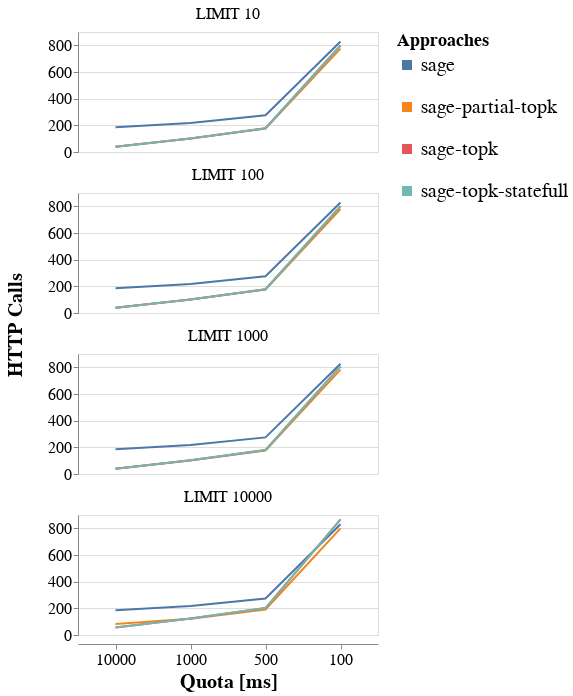

Write notebook code for a chart like this one.
### Markdown cell above
## Impact on number of HTTP Calls

### Code cell
alt.Chart(df).properties(height=120, width=300).mark_line().encode(
    x=alt.X(
        "quota:N",
        title="Quota [ms]",
        sort=["10000", "1000", "500", "100"],
        axis=alt.Axis(labelAngle=0, titleFontSize=20, labelFontSize=16)
    ),
    y=alt.Y(
        "http_calls:Q",
        title=None,
        scale=alt.Scale(zero=False),
        axis=alt.Axis(titleFontSize=20, labelFontSize=16)
    ),
    color=alt.Color(
        "approach:N",
        legend=alt.Legend(
            title="Approaches",
            labelFontSize=20,
            titleFontSize=18,
            labelLimit=300,
            symbolStrokeWidth=10
        )
    )
).facet(
    row=alt.Row(
        field=alt.Field("limit"),
        header=alt.Header(
            title="HTTP Calls",
            labels=True,
            labelOrient="top",
            titleFontSize=20,
            labelFontSize=16
        )
    ),
    spacing=5
).resolve_scale(
    y="independent"
).resolve_scale(
    y="independent"
)

### Figure 1 — Vega-Lite specification as saved in the notebook (floating-point values rounded to 4 significant figures)
{"config": {"view": {"continuousWidth": 400, "continuousHeight": 300}}, "data": {"name": "data-3a2548bde2daa34ffacee1588abfd234"}, "facet": {"row": {"field": "limit", "header": {"labelFontSize": 16, "labelOrient": "top", "labels": true, "title": "HTTP Calls", "titleFontSize": 20}}}, "spec": {"mark": "line", "encoding": {"color": {"field": "approach", "legend": {"labelFontSize": 20, "labelLimit": 300, "symbolStrokeWidth": 10, "title": "Approaches", "titleFontSize": 18}, "type": "nominal"}, "x": {"axis": {"labelAngle": 0, "labelFontSize": 16, "titleFontSize": 20}, "field": "quota", "sort": ["10000", "1000", "500", "100"], "title": "Quota [ms]", "type": "nominal"}, "y": {"axis": {"labelFontSize": 16, "titleFontSize": 20}, "field": "http_calls", "scale": {"zero": false}, "title": null, "type": "quantitative"}}, "height": 120, "width": 300}, "resolve": {"scale": {"y": "independent"}}, "spacing": 5, "$schema": "https://vega.github.io/schema/vega-lite/v4.17.0.json", "datasets": {"data-3a2548bde2daa34ffacee1588abfd234": [{"approach": "sage", "quota": "100", "limit": "LIMIT 10", "run": 2.0, "execution_time": 102.7, "data_transfer": 625.1, "http_calls": 829.3, "solutions": 400.0, "resuming_time": 1.269, "saving_time": 0.1514}, {"approach": "sage", "quota": "100", "limit": "LIMIT 100", "run": 2.0, "execution_time": 103.2, "data_transfer": 625.1, "http_calls": 828.3, "solutions": 3558.0, "resuming_time": 1.304, "saving_time": 0.154}, {"approach": "sage", "quota": "100", "limit": "LIMIT 1000", "run": 2.0, "execution_time": 103.8, "data_transfer": 625.1, "http_calls": 827.3, "solutions": 29780.0, "resuming_time": 1.278, "saving_time": 0.154}, {"approach": "sage", "quota": "100", "limit": "LIMIT 10000", "run": 2.0, "execution_time": 106.6, "data_transfer": 625.1, "http_calls": 830.0, "solutions": 199200.0, "resuming_time": 1.283, "saving_time": 0.1569}, {"approach": "sage", "quota": "1000", "limit": "LIMIT 10", "run": 2.0, "execution_time": 98.52, "data_transfer": 621.7, "http_calls": 218.3, "solutions": 400.0, "resuming_time": 0.6556, "saving_time": 0.03911}, {"approach": "sage", "quota": "1000", "limit": "LIMIT 100", "run": 2.0, "execution_time": 98.5, "data_transfer": 621.7, "http_calls": 218.0, "solutions": 3558.0, "resuming_time": 0.6366, "saving_time": 0.03968}, {"approach": "sage", "quota": "1000", "limit": "LIMIT 1000", "run": 2.0, "execution_time": 98.29, "data_transfer": 621.7, "http_calls": 218.3, "solutions": 29780.0, "resuming_time": 0.6416, "saving_time": 0.03949}, {"approach": "sage", "quota": "1000", "limit": "LIMIT 10000", "run": 2.0, "execution_time": 101.1, "data_transfer": 621.7, "http_calls": 218.0, "solutions": 199200.0, "resuming_time": 0.6365, "saving_time": 0.03953}, {"approach": "sage", "quota": "10000", "limit": "LIMIT 10", "run": 2.0, "execution_time": 98.73, "data_transfer": 621.6, "http_calls": 186.0, "solutions": 400.0, "resuming_time": 0.6281, "saving_time": 0.03245}, {"approach": "sage", "quota": "10000", "limit": "LIMIT 100", "run": 2.0, "execution_time": 97.89, "data_transfer": 621.6, "http_calls": 186.0, "solutions": 3558.0, "resuming_time": 0.6252, "saving_time": 0.03284}, {"approach": "sage", "quota": "10000", "limit": "LIMIT 1000", "run": 2.0, "execution_time": 98.62, "data_transfer": 621.6, "http_calls": 186.0, "solutions": 29780.0, "resuming_time": 0.6437, "saving_time": 0.03266}, {"approach": "sage", "quota": "10000", "limit": "LIMIT 10000", "run": 2.0, "execution_time": 101.0, "data_transfer": 621.6, "http_calls": 186.0, "solutions": 199200.0, "resuming_time": 0.6427, "saving_time": 0.03213}, {"approach": "sage", "quota": "500", "limit": "LIMIT 10", "run": 2.0, "execution_time": 99.12, "data_transfer": 622.0, "http_calls": 275.7, "solutions": 400.0, "resuming_time": 0.6952, "saving_time": 0.05161}, {"approach": "sage", "quota": "500", "limit": "LIMIT 100", "run": 2.0, "execution_time": 99.2, "data_transfer": 622.0, "http_calls": 275.0, "solutions": 3558.0, "resuming_time": 0.7164, "saving_time": 0.05122}, {"approach": "sage", "quota": "500", "limit": "LIMIT 1000", "run": 2.0, "execution_time": 99.36, "data_transfer": 622.0, "http_calls": 274.7, "solutions": 29780.0, "resuming_time": 0.6874, "saving_time": 0.05059}, {"approach": "sage", "quota": "500", "limit": "LIMIT 10000", "run": 2.0, "execution_time": 101.8, "data_transfer": 622.0, "http_calls": 273.7, "solutions": 199200.0, "resuming_time": 0.6822, "saving_time": 0.05039}, {"approach": "sage-partial-topk", "quota": "100", "limit": "LIMIT 10", "run": 2.0, "execution_time": 82.23, "data_transfer": 4.958, "http_calls": 775.7, "solutions": 400.0, "resuming_time": 3.638, "saving_time": 0.1598}, {"approach": "sage-partial-topk", "quota": "100", "limit": "LIMIT 100", "run": 2.0, "execution_time": 83.59, "data_transfer": 8.691, "http_calls": 778.7, "solutions": 3558.0, "resuming_time": 3.952, "saving_time": 0.1626}, {"approach": "sage-partial-topk", "quota": "100", "limit": "LIMIT 1000", "run": 2.0, "execution_time": 85.14, "data_transfer": 40.45, "http_calls": 783.0, "solutions": 29780.0, "resuming_time": 3.9, "saving_time": 0.1604}, {"approach": "sage-partial-topk", "quota": "100", "limit": "LIMIT 10000", "run": 2.0, "execution_time": 97.78, "data_transfer": 185.4, "http_calls": 799.3, "solutions": 199200.0, "resuming_time": 3.972, "saving_time": 0.1619}, {"approach": "sage-partial-topk", "quota": "1000", "limit": "LIMIT 10", "run": 2.0, "execution_time": 76.24, "data_transfer": 0.6777, "http_calls": 102.0, "solutions": 400.0, "resuming_time": 0.58, "saving_time": 0.01762}, {"approach": "sage-partial-topk", "quota": "1000", "limit": "LIMIT 100", "run": 2.0, "execution_time": 76.75, "data_transfer": 3.047, "http_calls": 102.0, "solutions": 3558.0, "resuming_time": 0.6016, "saving_time": 0.01616}, {"approach": "sage-partial-topk", "quota": "1000", "limit": "LIMIT 1000", "run": 2.0, "execution_time": 78.43, "data_transfer": 21.82, "http_calls": 102.0, "solutions": 29780.0, "resuming_time": 0.6224, "saving_time": 0.0162}, {"approach": "sage-partial-topk", "quota": "1000", "limit": "LIMIT 10000", "run": 2.0, "execution_time": 91.23, "data_transfer": 202.9, "http_calls": 122.0, "solutions": 199200.0, "resuming_time": 0.6822, "saving_time": 0.02093}, {"approach": "sage-partial-topk", "quota": "10000", "limit": "LIMIT 10", "run": 2.0, "execution_time": 77.03, "data_transfer": 0.2376, "http_calls": 40.0, "solutions": 400.0, "resuming_time": 0.2761, "saving_time": 1.216e-05}, {"approach": "sage-partial-topk", "quota": "10000", "limit": "LIMIT 100", "run": 2.0, "execution_time": 77.39, "data_transfer": 1.741, "http_calls": 40.0, "solutions": 3558.0, "resuming_time": 0.2819, "saving_time": 1.303e-05}, {"approach": "sage-partial-topk", "quota": "10000", "limit": "LIMIT 1000", "run": 2.0, "execution_time": 79.24, "data_transfer": 13.12, "http_calls": 40.0, "solutions": 29780.0, "resuming_time": 0.3168, "saving_time": 1.454e-05}, {"approach": "sage-partial-topk", "quota": "10000", "limit": "LIMIT 10000", "run": 2.0, "execution_time": 91.04, "data_transfer": 211.1, "http_calls": 83.0, "solutions": 199200.0, "resuming_time": 0.4737, "saving_time": 0.0109}, {"approach": "sage-partial-topk", "quota": "500", "limit": "LIMIT 10", "run": 2.0, "execution_time": 76.93, "data_transfer": 1.155, "http_calls": 176.0, "solutions": 400.0, "resuming_time": 0.9386, "saving_time": 0.03449}, {"approach": "sage-partial-topk", "quota": "500", "limit": "LIMIT 100", "run": 2.0, "execution_time": 77.24, "data_transfer": 3.782, "http_calls": 176.0, "solutions": 3558.0, "resuming_time": 0.9305, "saving_time": 0.03321}, {"approach": "sage-partial-topk", "quota": "500", "limit": "LIMIT 1000", "run": 2.0, "execution_time": 79.54, "data_transfer": 26.0, "http_calls": 176.3, "solutions": 29780.0, "resuming_time": 1.01, "saving_time": 0.03419}, {"approach": "sage-partial-topk", "quota": "500", "limit": "LIMIT 10000", "run": 2.0, "execution_time": 91.61, "data_transfer": 197.8, "http_calls": 191.0, "solutions": 199200.0, "resuming_time": 1.04, "saving_time": 0.03643}, {"approach": "sage-topk", "quota": "100", "limit": "LIMIT 10", "run": 2.0, "execution_time": 84.45, "data_transfer": 12.81, "http_calls": 799.0, "solutions": 400.0, "resuming_time": 4.007, "saving_time": 0.259}, {"approach": "sage-topk", "quota": "100", "limit": "LIMIT 100", "run": 2.0, "execution_time": 87.71, "data_transfer": 84.65, "http_calls": 799.7, "solutions": 3558.0, "resuming_time": 4.923, "saving_time": 0.9698}, {"approach": "sage-topk", "quota": "100", "limit": "LIMIT 1000", "run": 2.0, "execution_time": 115.9, "data_transfer": 754.1, "http_calls": 809.0, "solutions": 29780.0, "resuming_time": 14.84, "saving_time": 8.655}, {"approach": "sage-topk", "quota": "100", "limit": "LIMIT 10000", "run": 2.0, "execution_time": 327.5, "data_transfer": 6584.0, "http_calls": 866.7, "solutions": 199200.0, "resuming_time": 82.73, "saving_time": 70.25}, {"approach": "sage-topk", "quota": "1000", "limit": "LIMIT 10", "run": 2.0, "execution_time": 77.42, "data_transfer": 1.22, "http_calls": 102.0, "solutions": 400.0, "resuming_time": 0.5831, "saving_time": 0.02465}, {"approach": "sage-topk", "quota": "1000", "limit": "LIMIT 100", "run": 2.0, "execution_time": 77.8, "data_transfer": 8.301, "http_calls": 102.0, "solutions": 3558.0, "resuming_time": 0.6466, "saving_time": 0.08245}, {"approach": "sage-topk", "quota": "1000", "limit": "LIMIT 1000", "run": 2.0, "execution_time": 81.91, "data_transfer": 71.94, "http_calls": 103.0, "solutions": 29780.0, "resuming_time": 1.5, "saving_time": 0.628}, {"approach": "sage-topk", "quota": "1000", "limit": "LIMIT 10000", "run": 2.0, "execution_time": 107.8, "data_transfer": 654.0, "http_calls": 124.0, "solutions": 199200.0, "resuming_time": 7.703, "saving_time": 6.347}, {"approach": "sage-topk", "quota": "10000", "limit": "LIMIT 10", "run": 2.0, "execution_time": 76.39, "data_transfer": 0.1919, "http_calls": 40.0, "solutions": 400.0, "resuming_time": 0.2982, "saving_time": 1.407e-05}, {"approach": "sage-topk", "quota": "10000", "limit": "LIMIT 100", "run": 2.0, "execution_time": 76.97, "data_transfer": 1.346, "http_calls": 40.0, "solutions": 3558.0, "resuming_time": 0.2763, "saving_time": 1.367e-05}, {"approach": "sage-topk", "quota": "10000", "limit": "LIMIT 1000", "run": 2.0, "execution_time": 78.39, "data_transfer": 9.938, "http_calls": 40.0, "solutions": 29780.0, "resuming_time": 0.2788, "saving_time": 1.383e-05}, {"approach": "sage-topk", "quota": "10000", "limit": "LIMIT 10000", "run": 2.0, "execution_time": 85.62, "data_transfer": 61.24, "http_calls": 56.0, "solutions": 199200.0, "resuming_time": 0.3715, "saving_time": 0.004045}, {"approach": "sage-topk", "quota": "500", "limit": "LIMIT 10", "run": 2.0, "execution_time": 78.81, "data_transfer": 2.458, "http_calls": 178.0, "solutions": 400.0, "resuming_time": 1.062, "saving_time": 0.05217}, {"approach": "sage-topk", "quota": "500", "limit": "LIMIT 100", "run": 2.0, "execution_time": 79.04, "data_transfer": 16.52, "http_calls": 178.3, "solutions": 3558.0, "resuming_time": 1.16, "saving_time": 0.182}, {"approach": "sage-topk", "quota": "500", "limit": "LIMIT 1000", "run": 2.0, "execution_time": 85.8, "data_transfer": 147.8, "http_calls": 179.7, "solutions": 29780.0, "resuming_time": 2.942, "saving_time": 1.476}, {"approach": "sage-topk", "quota": "500", "limit": "LIMIT 10000", "run": 2.0, "execution_time": 131.0, "data_transfer": 1285.0, "http_calls": 202.3, "solutions": 199200.0, "resuming_time": 15.64, "saving_time": 13.04}, {"approach": "sage-topk-statefull", "quota": "100", "limit": "LIMIT 10", "run": 2.0, "execution_time": 84.77, "data_transfer": 0.9975, "http_calls": 798.7, "solutions": 400.0, "resuming_time": 4.03, "saving_time": 0.2616}, {"approach": "sage-topk-statefull", "quota": "100", "limit": "LIMIT 100", "run": 2.0, "execution_time": 86.93, "data_transfer": 2.156, "http_calls": 802.7, "solutions": 3558.0, "resuming_time": 4.868, "saving_time": 0.9696}, {"approach": "sage-topk-statefull", "quota": "100", "limit": "LIMIT 1000", "run": 2.0, "execution_time": 108.6, "data_transfer": 10.75, "http_calls": 808.3, "solutions": 29780.0, "resuming_time": 13.67, "saving_time": 8.101}, {"approach": "sage-topk-statefull", "quota": "100", "limit": "LIMIT 10000", "run": 2.0, "execution_time": 284.0, "data_transfer": 62.06, "http_calls": 866.0, "solutions": 199200.0, "resuming_time": 81.89, "saving_time": 70.53}, {"approach": "sage-topk-statefull", "quota": "1000", "limit": "LIMIT 10", "run": 2.0, "execution_time": 77.44, "data_transfer": 0.2576, "http_calls": 102.0, "solutions": 400.0, "resuming_time": 0.5951, "saving_time": 0.02519}, {"approach": "sage-topk-statefull", "quota": "1000", "limit": "LIMIT 100", "run": 2.0, "execution_time": 78.01, "data_transfer": 1.412, "http_calls": 102.0, "solutions": 3558.0, "resuming_time": 0.7054, "saving_time": 0.08442}, {"approach": "sage-topk-statefull", "quota": "1000", "limit": "LIMIT 1000", "run": 2.0, "execution_time": 81.16, "data_transfer": 10.0, "http_calls": 103.0, "solutions": 29780.0, "resuming_time": 1.418, "saving_time": 0.6264}, {"approach": "sage-topk-statefull", "quota": "1000", "limit": "LIMIT 10000", "run": 2.0, "execution_time": 104.3, "data_transfer": 61.27, "http_calls": 124.0, "solutions": 199200.0, "resuming_time": 7.721, "saving_time": 6.537}, {"approach": "sage-topk-statefull", "quota": "10000", "limit": "LIMIT 10", "run": 2.0, "execution_time": 76.58, "data_transfer": 0.192, "http_calls": 40.0, "solutions": 400.0, "resuming_time": 0.2944, "saving_time": 1.264e-05}, {"approach": "sage-topk-statefull", "quota": "10000", "limit": "LIMIT 100", "run": 2.0, "execution_time": 77.09, "data_transfer": 1.346, "http_calls": 40.0, "solutions": 3558.0, "resuming_time": 0.2952, "saving_time": 1.351e-05}, {"approach": "sage-topk-statefull", "quota": "10000", "limit": "LIMIT 1000", "run": 2.0, "execution_time": 78.66, "data_transfer": 9.938, "http_calls": 40.0, "solutions": 29780.0, "resuming_time": 0.2946, "saving_time": 1.423e-05}, {"approach": "sage-topk-statefull", "quota": "10000", "limit": "LIMIT 10000", "run": 2.0, "execution_time": 85.87, "data_transfer": 61.2, "http_calls": 56.33, "solutions": 199200.0, "resuming_time": 0.4048, "saving_time": 0.02323}, {"approach": "sage-topk-statefull", "quota": "500", "limit": "LIMIT 10", "run": 2.0, "execution_time": 78.35, "data_transfer": 0.338, "http_calls": 178.0, "solutions": 400.0, "resuming_time": 0.9814, "saving_time": 0.05388}, {"approach": "sage-topk-statefull", "quota": "500", "limit": "LIMIT 100", "run": 2.0, "execution_time": 79.46, "data_transfer": 1.492, "http_calls": 178.0, "solutions": 3558.0, "resuming_time": 1.216, "saving_time": 0.1737}, {"approach": "sage-topk-statefull", "quota": "500", "limit": "LIMIT 1000", "run": 2.0, "execution_time": 84.74, "data_transfer": 10.09, "http_calls": 180.0, "solutions": 29780.0, "resuming_time": 2.687, "saving_time": 1.451}, {"approach": "sage-topk-statefull", "quota": "500", "limit": "LIMIT 10000", "run": 2.0, "execution_time": 123.5, "data_transfer": 61.36, "http_calls": 202.0, "solutions": 199200.0, "resuming_time": 15.34, "saving_time": 13.0}]}}
